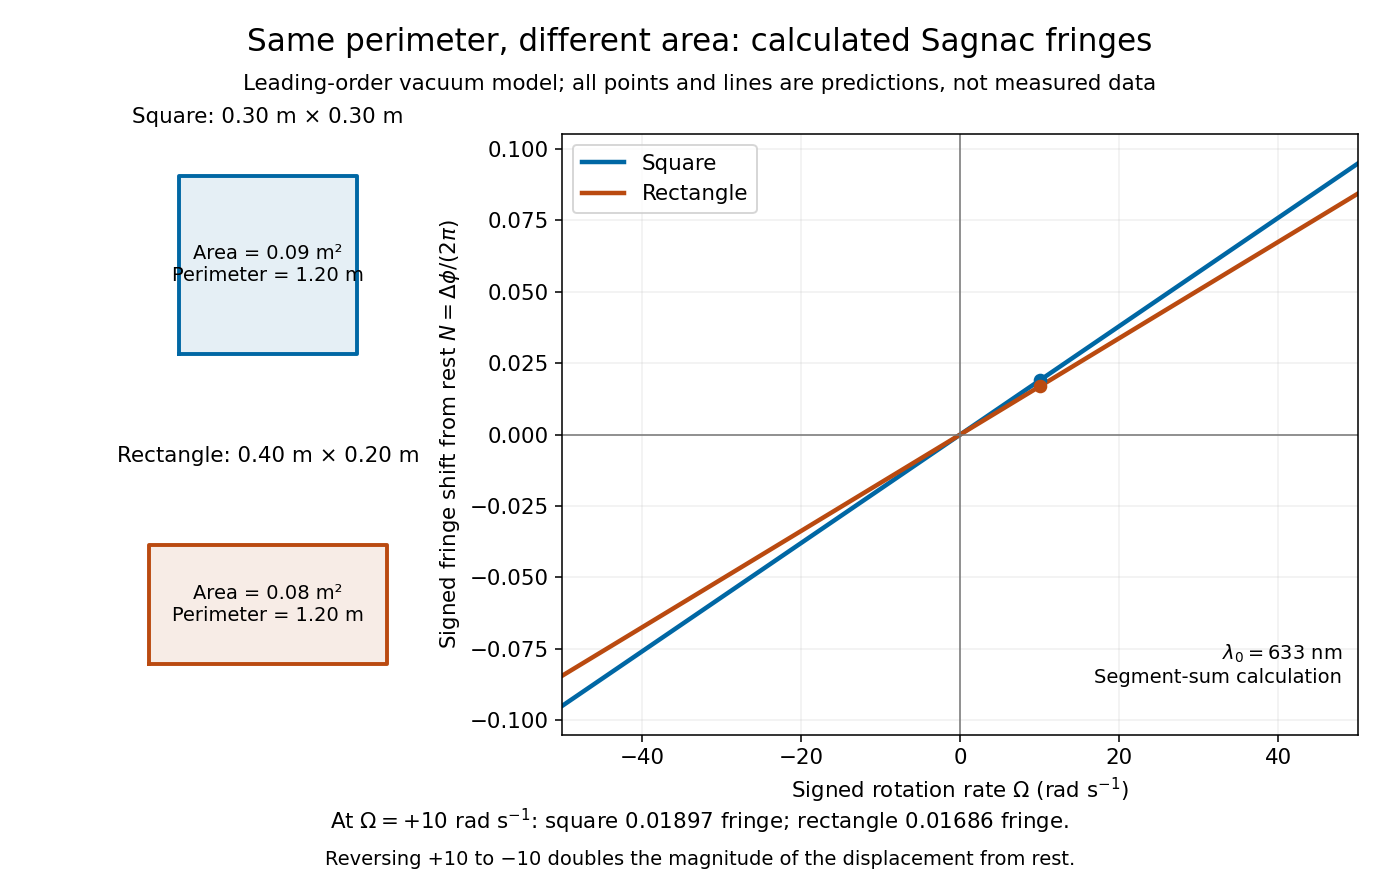

The script that drew this image:
"""Independent segment-sum model, not experimental measurements.

Tested with Python 3.14, numpy 2.3.5, matplotlib 3.10.7. Run from _media.
Each edge contributes 2 integral (Omega cross r) dot dr / (c lambda).
For rigid rotation the midpoint edge integral is exact at leading order.
"""

from pathlib import Path

import matplotlib.pyplot as plt
import numpy as np


C = 299_792_458.0
WAVELENGTH = 633e-9


def segment_fringe_shift(vertices, omega):
    vertices = np.asarray(vertices, dtype=float)
    ends = np.roll(vertices, -1, axis=0)
    mids = (vertices + ends) / 2
    dl = ends - vertices
    # omega z-hat cross r, with signed omega in radians per second.
    velocity_per_omega = np.column_stack((-mids[:, 1], mids[:, 0]))
    circulation_per_omega = np.sum(velocity_per_omega * dl)
    return 2 * np.asarray(omega) * circulation_per_omega / (C * WAVELENGTH)


def main():
    plt.rcParams.update({"font.size": 11, "font.family": "DejaVu Sans"})
    square = np.array([[-.15, -.15], [.15, -.15], [.15, .15], [-.15, .15]])
    rectangle = np.array([[-.20, -.10], [.20, -.10], [.20, .10], [-.20, .10]])
    omega = np.linspace(-50, 50, 501)
    fig = plt.figure(figsize=(10, 6.4), facecolor="white")
    grid = fig.add_gridspec(2, 2, width_ratios=[1, 2.55], hspace=.30, wspace=.25)
    fig.subplots_adjust(left=.08, right=.97, bottom=.18, top=.85)
    colors = ["#0067a4", "#ba4a10"]
    for row, (vertices, color, title) in enumerate(zip(
            [square, rectangle], colors,
            ["Square: 0.30 m × 0.30 m", "Rectangle: 0.40 m × 0.20 m"])):
        ax = fig.add_subplot(grid[row, 0])
        closed = np.vstack([vertices, vertices[0]])
        ax.fill(vertices[:, 0], vertices[:, 1], color=color, alpha=.10)
        ax.plot(closed[:, 0], closed[:, 1], color=color, lw=2)
        ax.set_aspect("equal")
        ax.set_xlim(-.26, .26)
        ax.set_ylim(-.22, .22)
        ax.axis("off")
        ax.set_title(title, fontsize=11)
        area = .09 if row == 0 else .08
        ax.text(0, 0, f"Area = {area:.2f} m²\nPerimeter = 1.20 m", ha="center", va="center", fontsize=10)
    ax = fig.add_subplot(grid[:, 1])
    for vertices, color, label in zip([square, rectangle], colors, ["Square", "Rectangle"]):
        shift = segment_fringe_shift(vertices, omega)
        ax.plot(omega, shift, color=color, lw=2.3, label=label)
        chosen = float(segment_fringe_shift(vertices, 10))
        ax.scatter([10], [chosen], color=color, zorder=4)
    ax.axhline(0, color="#777", lw=.8)
    ax.axvline(0, color="#777", lw=.8)
    ax.grid(alpha=.18)
    ax.set_xlabel(r"Signed rotation rate $\Omega$ (rad s$^{-1}$)")
    ax.set_ylabel(r"Signed fringe shift from rest $N=\Delta\phi/(2\pi)$")
    ax.set_xlim(-50, 50)
    ax.set_ylim(-.105, .105)
    ax.legend(loc="upper left")
    ax.text(.98, .08, r"$\lambda_0=633$ nm" + "\nSegment-sum calculation", transform=ax.transAxes,
            ha="right", va="bottom", fontsize=10)
    fig.suptitle("Same perimeter, different area: calculated Sagnac fringes", fontsize=16, y=.97)
    fig.text(.5, .90, "Leading-order vacuum model; all points and lines are predictions, not measured data", ha="center", fontsize=11)
    fig.text(.5, .075, r"At $\Omega=+10$ rad s$^{-1}$: square 0.01897 fringe; rectangle 0.01686 fringe.",
             ha="center", fontsize=11)
    fig.text(.5, .035, "Reversing +10 to −10 doubles the magnitude of the displacement from rest.", ha="center", fontsize=10)
    fig.savefig(Path(__file__).stem + ".png", dpi=140, facecolor="white")
    plt.close(fig)


if __name__ == "__main__":
    main()
